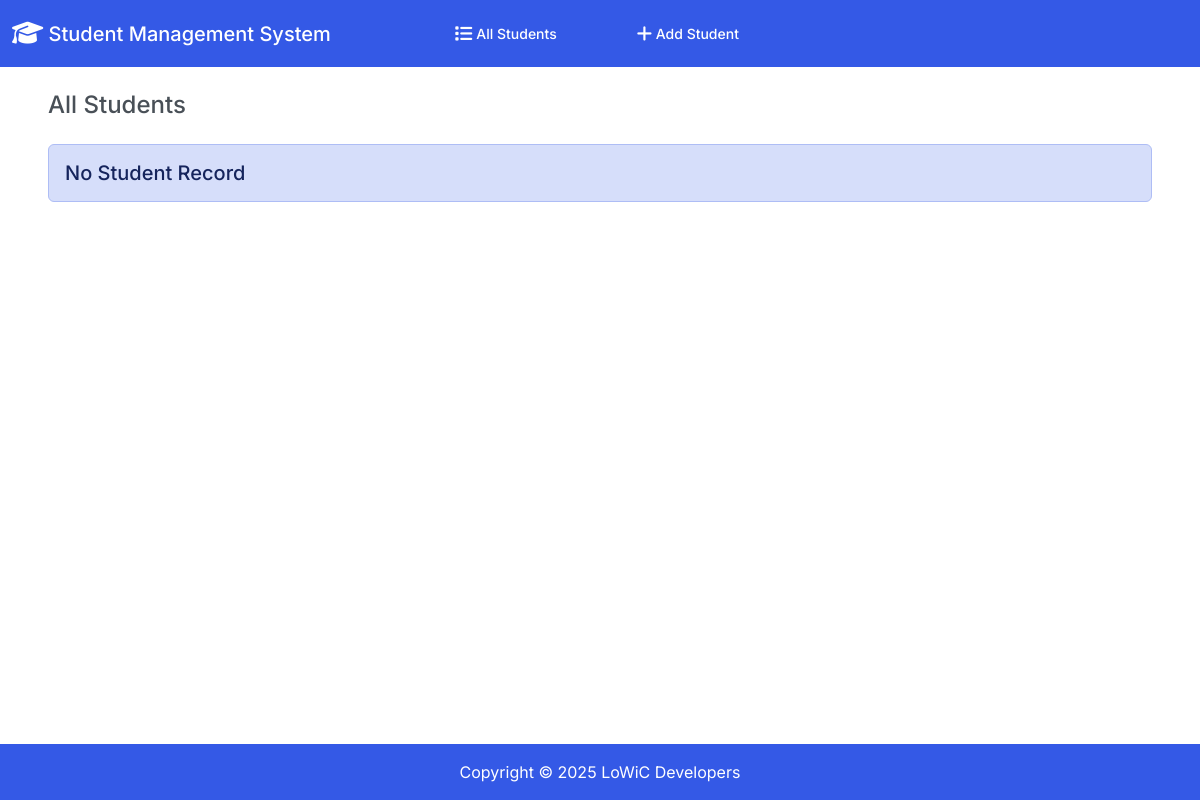
The app's page /, older data.
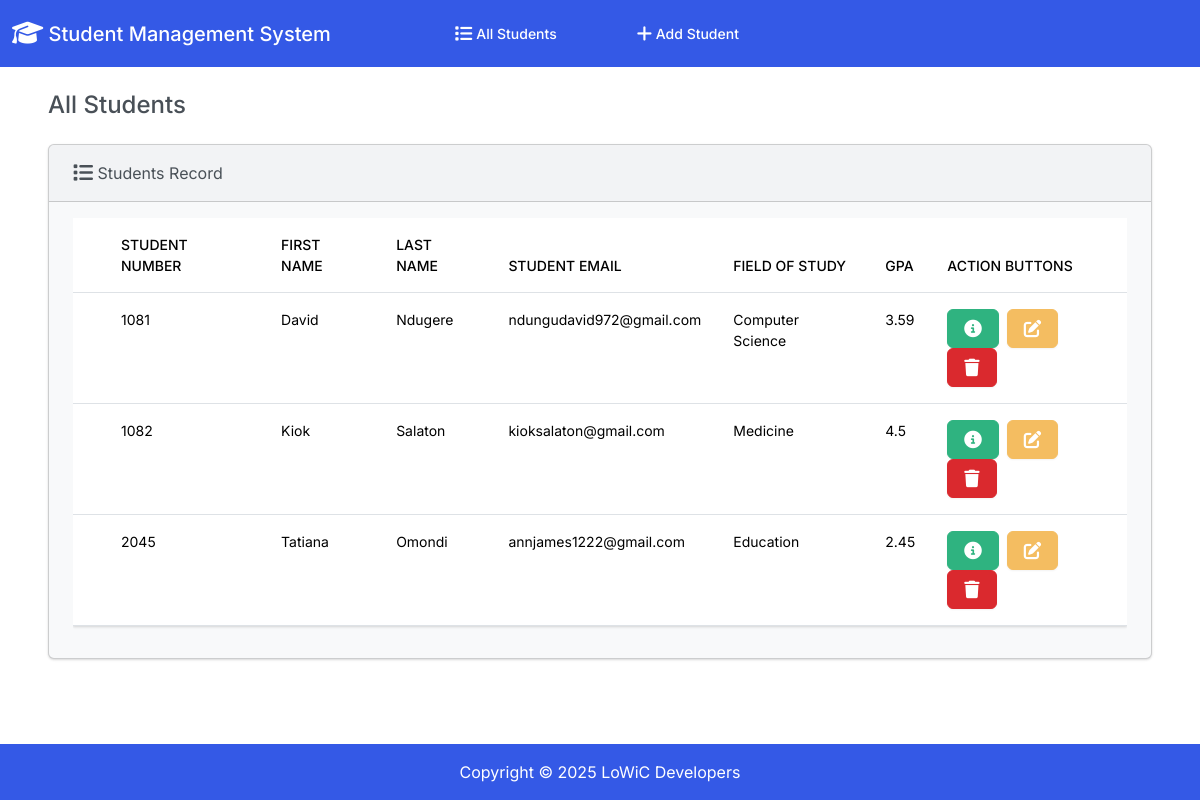
The same page, newer data.
### Student/models.py (models this page shows, shortened)
class Stud(models.Model):
    student_number = models.PositiveIntegerField()
    first_name = models.CharField(max_length=50)
    last_name = models.CharField(max_length=50)
    email = models.EmailField(max_length=100)
    field_of_study = models.CharField(max_length=50)
    gpa = models.FloatField()

### Student/views.py (the view)
# urls.py: path("", views.index, name="index"),
def index(request):
    return render(request, 'students/index.html', {
        "students" : Stud.objects.all()
    })

### Student/templates/students/index.html (shortened to what this page needs)
{% extends 'students/base.html' %}
{% block body %}
    <div class="container-fluid">
        <h4 class="m-4">All Students</h4>
        <div class="row">
            <div class="column-12">
                {% if students %}
                <div class="card bg-light mx-4 mb-4">
                    <div class="card-header"><i class="fa-solid fa-list fa-lg"></i> Students Record</div>
                    <div class="card-body">
                        <div class="table-responsive">
                            <table class="table table-hover">
                                <thead>
                                    <tr>
                                        <th scope="col"></th>
                                        <th scope="col">Student Number</th>
                                        <th scope="col">First Name</th>
                                        <th scope="col">Last Name</th>
                                        <th scope="col">Student Email</th>
                                        <th scope="col">Field of Study</th>
                                        <th scope="col">GPA</th>
                                        <th scope="col">ACTION BUTTONS</th>
                                    </tr>
                                </thead>
                                <tbody>
                                    {% for student in students %}
                                    <tr>
                                        <td>{{ student.type }}</td>
                                        <td>{{ student.student_number }}</td>
                                        <td>{{ student.first_name }}</td>
                                        <td>{{ student.last_name }}</td>
                                        <td>{{ student.email }}</td>
                                        <td>{{ student.field_of_study }}</td>
                                        <td>{{ student.gpa }}</td>
                                        <td>
                                            <a class='btn btn-success me-1' href="{% url 'student_view' student.id %}">
                                            </a>
                                            <a class='btn btn-warning me-1' href="{% url 'edit' student.id %}">
                                            </a>
                                            <button type="button" class='btn btn-danger' data-bs-toggle="modal" data-bs-target="#deleteModal" data-id="{{ student.id }}" data-name="{{ student.first_name }} {{ student.last_name }}">
                                            </button>
                                        </td>
                                    </tr>
                                    {% endfor %}
                                </tbody>
                            </table>
                        </div>
                    </div>
                </div>
                {% else %}
                <h5 class="alert alert-primary ms-4 me-4"> No Student Record</h5>
                {% endif %}
            </div>
        </div>
    </div>
{% endblock %}

Row changes from the older to the newer data that the page shows:
added Stud: student_number "1081", first_name "David", last_name "Ndugere", email "ndungudavid972@gmail.com", field_of_study "Computer Science", gpa "3.59"
added Stud: student_number "1082", first_name "Kiok", last_name "Salaton", email "kioksalaton@gmail.com", field_of_study "Medicine", gpa "4.5"
added Stud: student_number "2045", first_name "Tatiana", last_name "Omondi", email "annjames1222@gmail.com", field_of_study "Education", gpa "2.45"
Text that changed along with them:
text no longer shown: "No Student Record"
text now shown: "Students Record STUDENT NUMBER FIRST NAME LAST NAME STUDENT EMAIL FIELD OF STUDY GPA ACTION BUTTONS"
